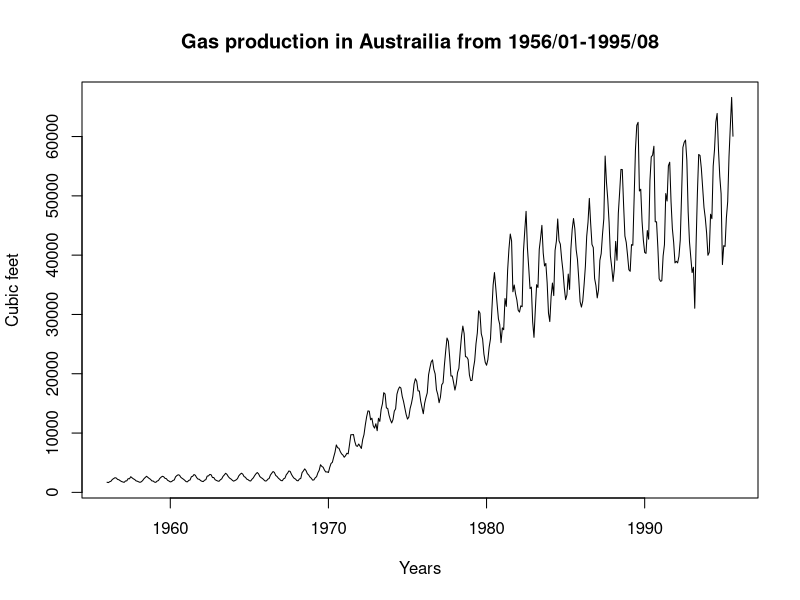
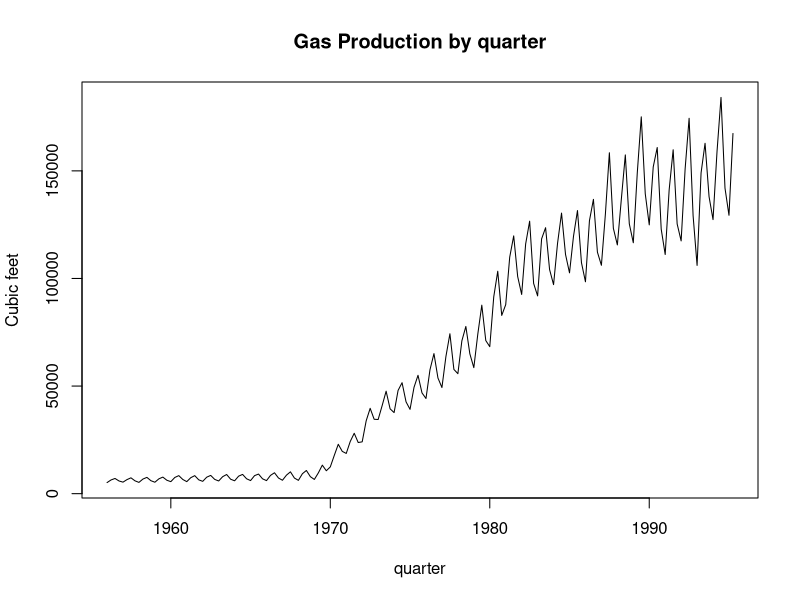
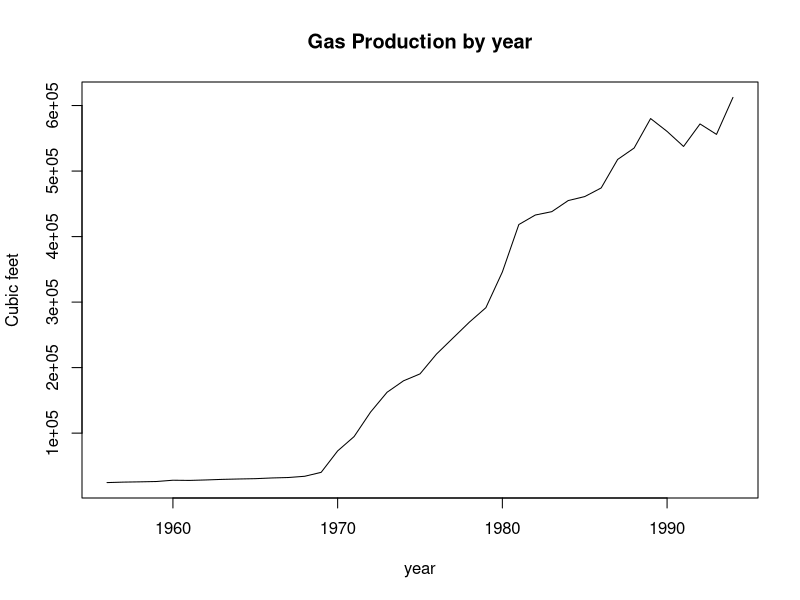
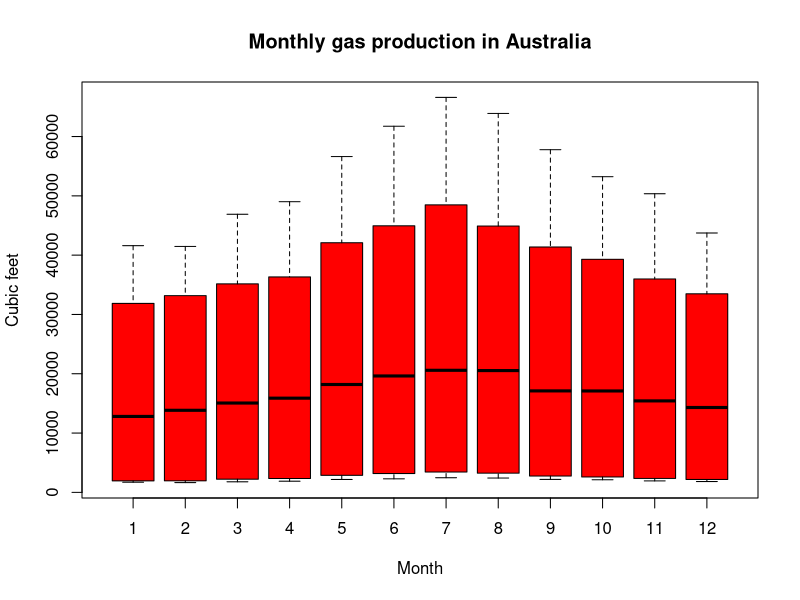
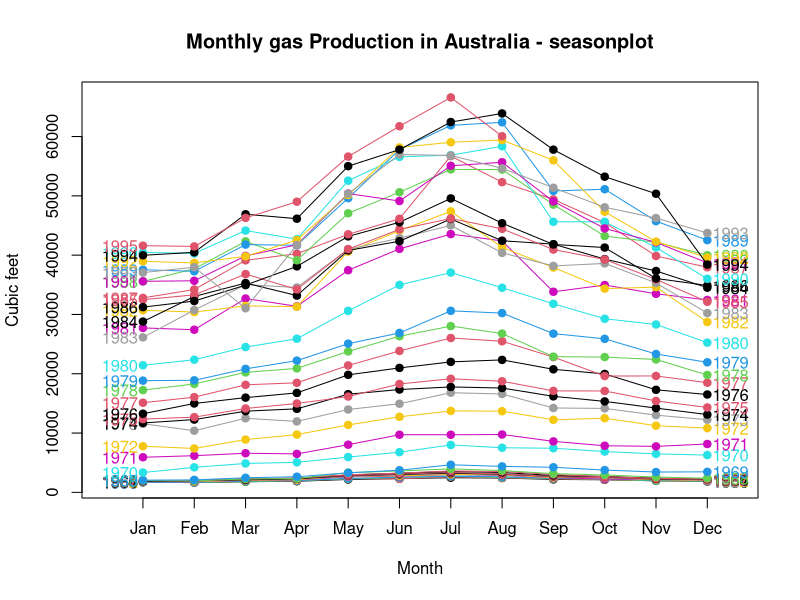
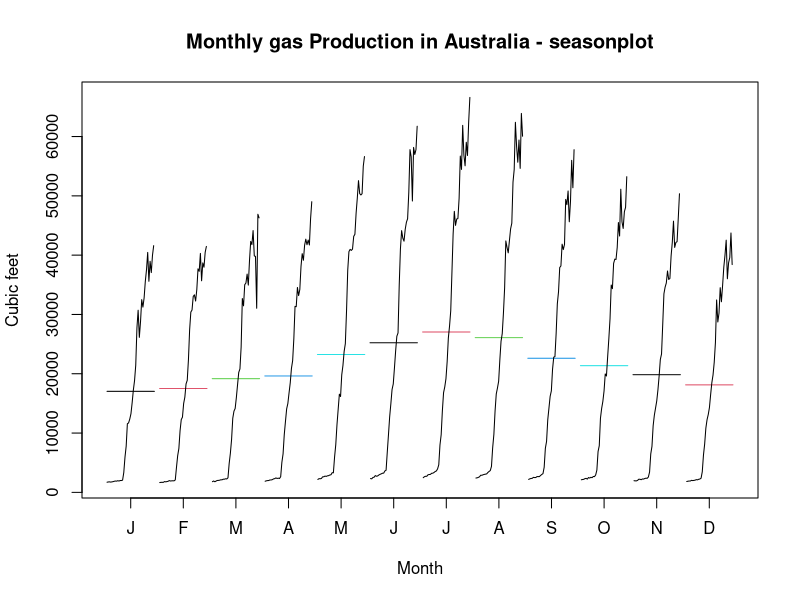
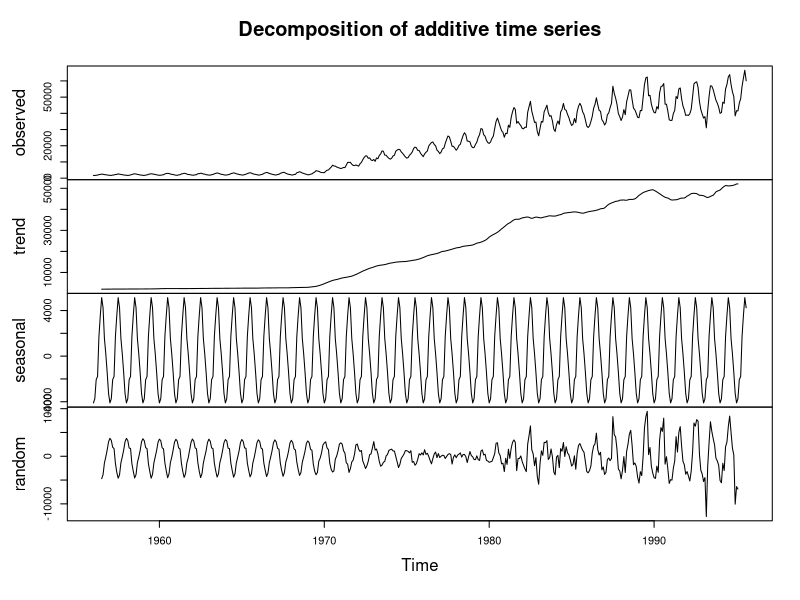
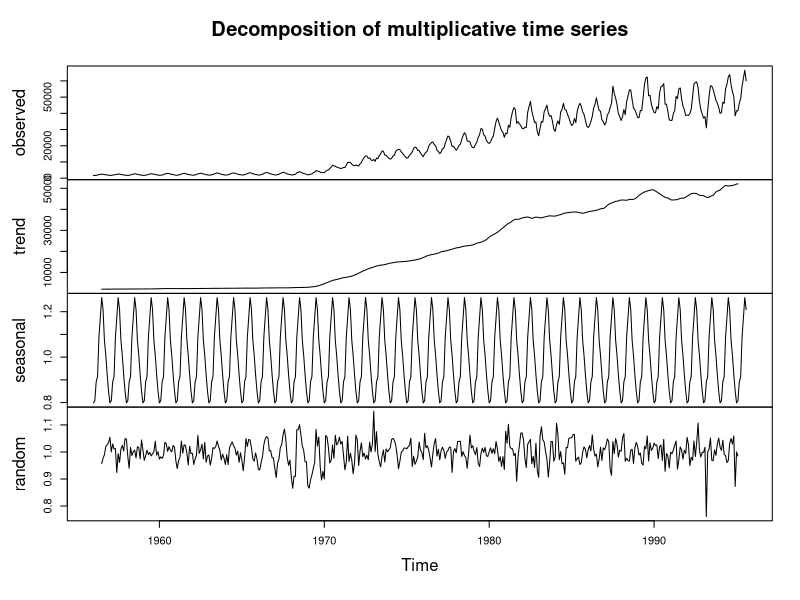

These figures' R source, in order:
## ---- chunk 1
library(ggplot2)
library(forecast)
library(tseries)
library(stats)
?gas
plot(gas,xlab="Years",ylab="Cubic feet",main="Gas production in Austrailia from 1956/01-1995/08")
## ---- chunk 2
class(gas)
start(gas)
end(gas)
frequency(gas)
summary(gas)
cycle(gas)
gas.qr=aggregate(gas,nfrequency=4)
plot(gas.qr,main="Gas Production by quarter",xlab="quarter",ylab="Cubic feet")
library(graphics)
gas.yr=aggregate(gas,nfrequency = 1)
plot(gas.yr,main="Gas Production by year",xlab="year",ylab="Cubic feet")

boxplot(gas~cycle(gas),ylab="Cubic feet",xlab="Month",col="red",pch=19,main="Monthly gas production in Australia")
###seasonplot
seasonplot(gas, year.labels = TRUE, year.labels.left=TRUE, col=1:10,pch=19, main = "Monthly gas Production in Australia - seasonplot", xlab = "Month", ylab = "Cubic feet")

####Monthly plot
monthplot(gas, col=1:5,pch=19, main = "Monthly gas Production in Australia - seasonplot",xlab = "Month", ylab = "Cubic feet")
## ---- chunk 3
decomp_gas=decompose(gas,type="additive")
plot(decomp_gas)

decomp_gas=decompose(gas,type="multiplicative")
plot(decomp_gas)

dd=stl(gas,s.window="p")
plot(dd,main="Decomposition using periodic window")

## ---- chunk 4
deseasonal_gas=seasadj(decomp_gas)
plot(deseasonal_gas)

ts.plot(deseasonal_gas,gas,col=c("red","blue"),xlab="Years",ylab="Cubic feet",main="Actual vs De Seasoned")
## ---- chunk 5
adf.test(gas, alternative = "stationary")


## ---- chunk 6
acf(gas)
acf(gas,lag.max = 50)
pacf(gas,lag.max = 50)

###Differencing to stationarize
count_d1 = diff(deseasonal_gas,differences = 1)
plot(count_d1)
adf.test(count_d1, alternative = "stationary")

acf(count_d1,lag=50,main="ACF for the differenced series")
pacf(count_d1,lag=50)

#arima(3,1,1)

gasTStrain = window(deseasonal_gas, start=c(1970,1), end=c(1990,12),frequency=12)
gasTStest= window(deseasonal_gas, start=c(1991,1),end=c(1995,8),frequency=12)
plot(gasTStest)

plot(gasTStrain)
plot(gasTStest)
start(gasTStrain)
end(gasTStrain)
start(gasTStest)
end(gasTStest)
gasARIMA = arima(gasTStrain, order=c(3,1,1))
gasARIMA
tsdisplay(residuals(gasARIMA), lag.max=10, main='Model Residuals')

library(stats)
Box.test(gasARIMA$residuals,type="Ljung")
hist(gasARIMA$residuals,col="blue",main="Histogram of Residuals",xlab="gasArima")
## ---- chunk 7
fit<-auto.arima(gasTStrain, seasonal=F)
fit
tsdisplay(residuals(fit), lag.max=10, main='Auto ARIMA Model Residuals')
Box.test(fit$residuals,type="Ljung")
hist(fit$residuals,col="blue",main="Histgram of Residuals",xlab="Auto Arima")
## ---- chunk 8
#Validate both the manul and automatically fitted ARIMA models
fcast <- forecast(gasARIMA, h=56)
fcast1 <- forecast(fit, h=56)
plot(fcast,gasTStest)
plot(fcast1)

ts.plot(gasTStrain,fcast$fitted,col=c("red","blue"),ylab="Cubic feet",xlab="Year",main="Arima Fitted values on Train")
ts.plot(gasTStrain,fcast1$fitted,col=c("red","blue"),ylab="Cubic feet",xlab="Year",main="Auto-arima Fitted values on Train")


autoplot(fcast)
fcast$mean
autoplot(fcast1)
## ---- chunk 9
#Accuracy of the forecast. Manual ARIMA
f7=forecast(gasARIMA,h=56)
accuracy(f7, gasTStest)
plot(f7,gasTStest)

#Accuracy of auto arima model
f8=forecast(fit,h=56)
accuracy(f8, gasTStest)
plot(fcast1,gasTStest)
## ---- chunk 10
#Forecast into the future seasonality false 
fit1<-auto.arima(deseasonal_gas,seasonal=F)
fit1
fcast2=forecast(fit1, h=12)
plot(fcast2)
fcast2
autoplot(fcast2)

#Forecast into the future seasonality true
fit1<-auto.arima(gas,seasonal=T)
fit1
fcast2=forecast(fit1, h=12)
plot(fcast2)
fcast2
autoplot(fcast2)
q()
